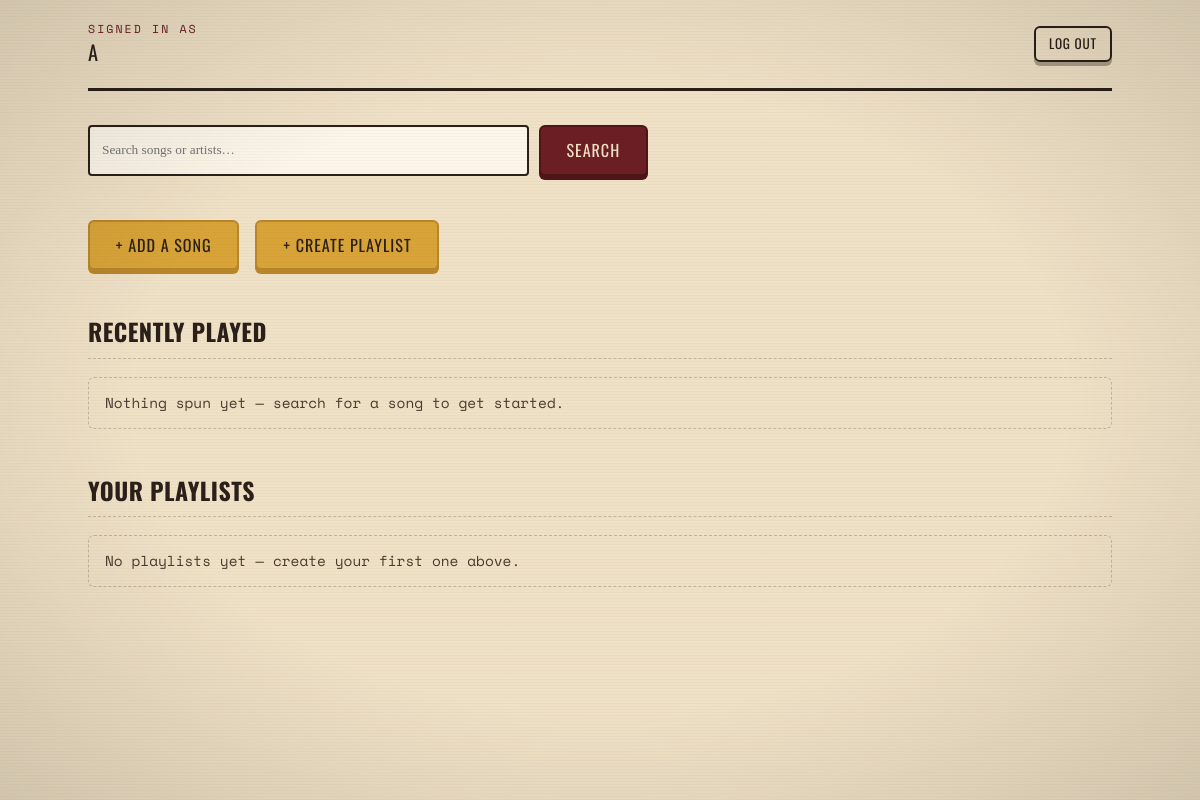
The page /home/ (signed in) on the database as committed earlier.
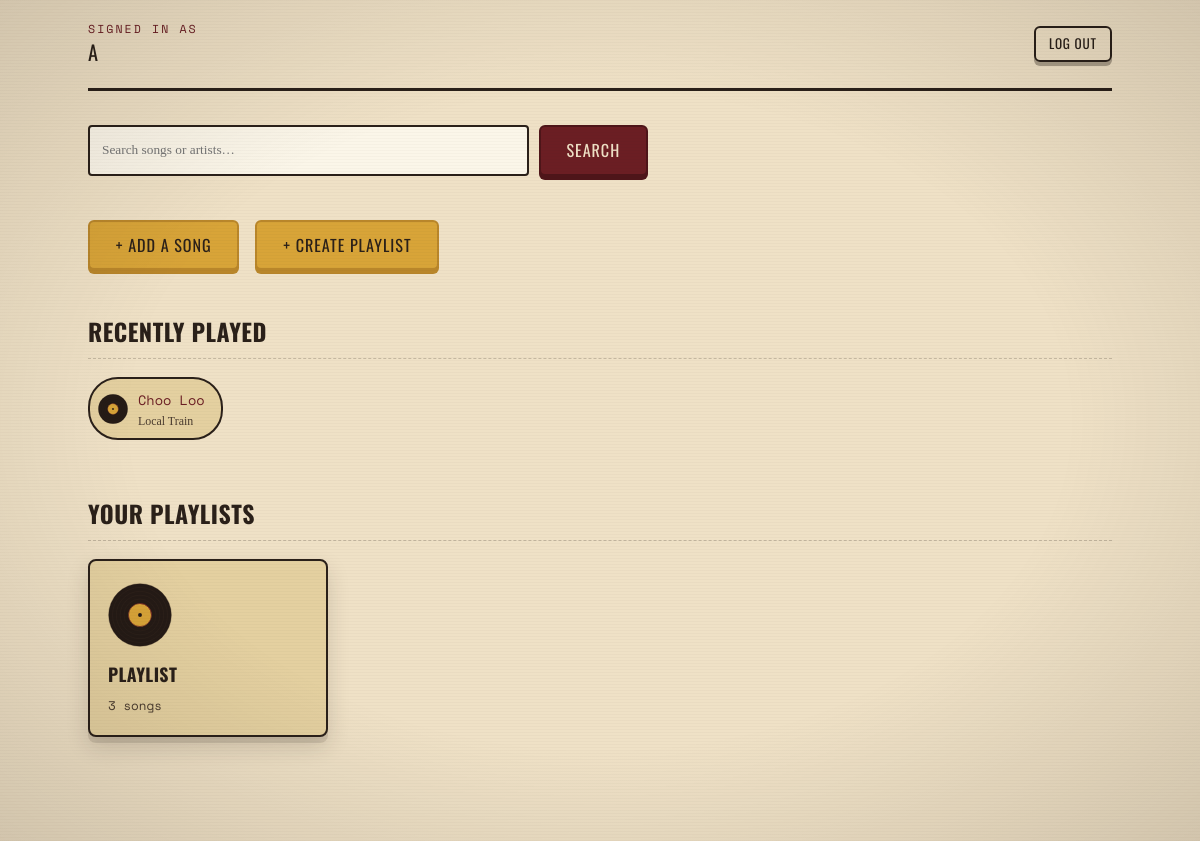
The same page on the database as committed later.
### gallery/models.py (models this page shows, shortened)
class RecentActivity(models.Model):
    user = models.ForeignKey(settings.AUTH_USER_MODEL, on_delete=models.CASCADE)
    song = models.ForeignKey(Song, on_delete=models.CASCADE)
    timestamp = models.DateTimeField(auto_now=True)
    class Meta:
        ordering = ['-timestamp']
        unique_together = ('user', 'song')

class Song(models.Model):
    name = models.CharField(max_length=200)
    artist = models.CharField(max_length=200)
    link = models.URLField(max_length=500, help_text="Any streaming link for the song")
    added_by = models.ForeignKey(
        settings.AUTH_USER_MODEL, on_delete=models.SET_NULL, null=True, blank=True
    )
    created_at = models.DateTimeField(auto_now_add=True)
    class Meta:
        ordering = ['name']

class Playlist(models.Model):
    name = models.CharField(max_length=200)
    owner = models.ForeignKey(
        settings.AUTH_USER_MODEL, on_delete=models.CASCADE, related_name='playlists'
    )
    songs = models.ManyToManyField(Song, blank=True, related_name='playlists')
    created_at = models.DateTimeField(auto_now_add=True)
    class Meta:
        ordering = ['-created_at']

### gallery/views.py (the view)
# urls.py: path('home/',views.home, name='home'),
@login_required
def home(request):
    if request.user.is_authenticated:
        playlists = Playlist.objects.filter(owner=request.user)
        recent = RecentActivity.objects.filter(user=request.user).select_related('song')[:6]
    else:
        playlists = Playlist.objects.none()
        recent = []
    return render(request, 'home.html', {
        'playlists': playlists[:4],
        'has_more_playlists': playlists.count() > 4,
        'recent': recent,
    })

### gallery/templates/home.html (shortened to what this page needs)
{% extends 'base.html' %}
{% block content %}
<div class="container app-shell">
  <div class="topbar">
    <div class="user-badge">
      <span class="eyebrow">Signed in as</span>
      {{ request.user.first_name|default:request.user.username }}
    </div>
    <a href="{% url 'gallery:logout' %}" class="btn btn-outline btn-small">Log Out</a>
  </div>
  <form action="{% url 'gallery:search' %}" method="get" class="search-form">
    <input type="text" name="q" placeholder="Search songs or artists&hellip;" required>
    <button type="submit" class="btn btn-primary">Search</button>
  </form>
  <div class="action-row">
    <a href="{% url 'gallery:add_song' %}" class="btn btn-gold">+ Add a Song</a>
    <a href="{% url 'gallery:create_playlist' %}" class="btn btn-gold">+ Create Playlist</a>
  </div>
  <div class="section-title"><h2>Recently Played</h2></div>
  {% if recent %}
    <div class="recent-strip">
      {% for activity in recent %}
        <a class="recent-chip" href="{% url 'gallery:play_song' activity.song.id %}">
          <span class="disc-mini">{% include '_vinyl.html' %}</span>
          <span>
            <span class="title">{{ activity.song.name }}</span>
            <span class="artist">{{ activity.song.artist }}</span>
          </span>
        </a>
      {% endfor %}
    </div>
  {% else %}
    <p class="empty-note" style="margin-bottom:44px;">Nothing spun yet — search for a song to get started.</p>
  {% endif %}
  <div class="section-title">
    <h2>Your Playlists</h2>
  </div>
  {% if playlists %}
    <div class="playlist-grid">
      {% for playlist in playlists %}
        <div class="sleeve">
          <div class="sleeve-disc">{% include '_vinyl.html' %}</div>
          <h3>{{ playlist.name }}</h3>
          <span class="count">{{ playlist.songs.count }} song{{ playlist.songs.count|pluralize }}</span>
          <a class="stretched" href="{% url 'gallery:playlist_detail' playlist.id %}"></a>
        </div>
      {% endfor %}
    </div>
  {% else %}
    <p class="empty-note">No playlists yet — create your first one above.</p>
  {% endif %}
</div>
{% endblock %}

Rows that differ between the two databases and show on the page:
added RecentActivity: song.name "Choo Loo", song.artist "Local Train"
added Playlist: name "PLAYLIST", songs.count "3"
Other text that changed with them:
text no longer shown: "Nothing spun yet — search for a song to get started. No playlists yet — create your first one above."
